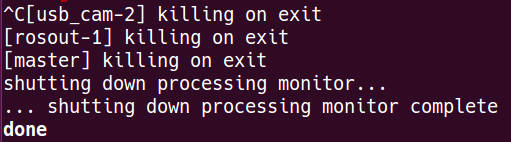
#> input picture photos/ocr_test.jpg, 511 x 142 px, found by its file name
$ python demo_OCR.py
#> lines starting #> are read from the running program, lines starting #| are printed output that depends on the picture; after the words box and inside, x2 and y2 are one past the last pixel; in counts of white or black regions, pixels touching at a corner belong together
#> (the call stopped at in check_tesseract, `version = pytesseract.get_tesseract_version()`: pytesseract is not available in this run)
import cv2
import pytesseract
from PIL import Image

def recognize_text_simple(image_path):
    """
    简单的文字识别函数，使用默认语言包

    参数:
        image_path: 图片路径

    返回:
        识别出的文字字符串
    """
#> called with image_path = 'ocr_test.jpg'
    try:
        # 读取图像
        img = cv2.imread(image_path)
#> img is the input picture: shape (142, 511, 3); mean B, G, R 53.8, 30.3, 65.9

        # 转换为灰度图
        gray = cv2.cvtColor(img, cv2.COLOR_BGR2GRAY)
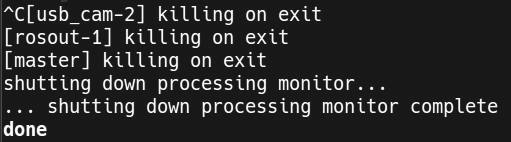
#> gray: shape (142, 511); min 1, max 255, mean 43.7

        # 增强对比度
        clahe = cv2.createCLAHE(clipLimit=2.0, tileGridSize=(8,8))
        enhanced = clahe.apply(gray)
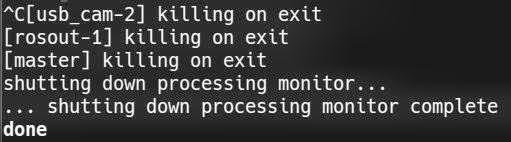
#> enhanced: shape (142, 511); min 1, max 255, mean 58.5

        # 二值化
        _, binary = cv2.threshold(enhanced, 0, 255, cv2.THRESH_BINARY + cv2.THRESH_OTSU)
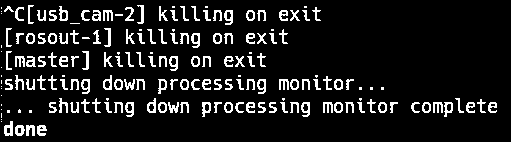
#> binary: shape (142, 511); 10.7% white in thin lines or dots, all inside (x1, y1, x2, y2) = (1, 5, 497, 136)

        # 保存预处理后的图像，便于查看效果
        cv2.imwrite('preprocessed.jpg', binary)

        # 转为PIL图像
        pil_img = Image.fromarray(binary)

        # 使用默认语言包
#> (the run stopped early here; a loop or call above may not have finished)
